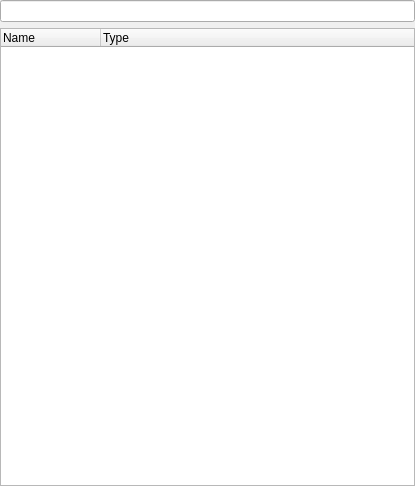
<?xml version="1.0" encoding="UTF-8"?>
<ui version="4.0">
 <class>MessageFieldWidget</class>
 <widget class="QWidget" name="MessageFieldWidget">
  <property name="geometry">
   <rect>
    <x>0</x>
    <y>0</y>
    <width>415</width>
    <height>486</height>
   </rect>
  </property>
  <property name="windowTitle">
   <string>Form</string>
  </property>
  <layout class="QGridLayout" name="gridLayout">
   <property name="horizontalSpacing">
    <number>5</number>
   </property>
   <property name="margin">
    <number>0</number>
   </property>
   <item row="0" column="0">
    <widget class="rqt_multiplot::MessageFieldLineEdit" name="lineEdit"/>
   </item>
   <item row="1" column="0">
    <widget class="rqt_multiplot::MessageFieldTreeWidget" name="treeWidget">
     <attribute name="headerDefaultSectionSize">
      <number>100</number>
     </attribute>
     <column>
      <property name="text">
       <string>Name</string>
      </property>
     </column>
     <column>
      <property name="text">
       <string>Type</string>
      </property>
     </column>
    </widget>
   </item>
  </layout>
 </widget>
 <customwidgets>
  <customwidget>
   <class>rqt_multiplot::MessageFieldLineEdit</class>
   <extends>QLineEdit</extends>
   <header location="global">rqt_multiplot/MessageFieldLineEdit.h</header>
  </customwidget>
  <customwidget>
   <class>rqt_multiplot::MessageFieldTreeWidget</class>
   <extends>QTreeWidget</extends>
   <header location="global">rqt_multiplot/MessageFieldTreeWidget.h</header>
  </customwidget>
 </customwidgets>
 <resources/>
 <connections/>
</ui>
